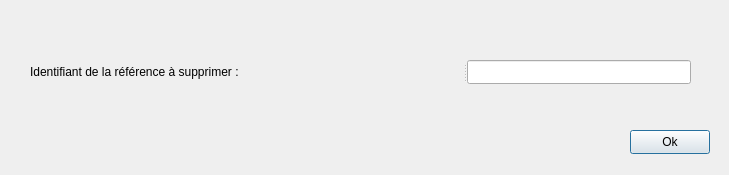
<?xml version="1.0" encoding="UTF-8"?>
<ui version="4.0">
 <class>SuppressionInterface</class>
 <widget class="QDialog" name="SuppressionInterface">
  <property name="geometry">
   <rect>
    <x>0</x>
    <y>0</y>
    <width>729</width>
    <height>175</height>
   </rect>
  </property>
  <property name="windowTitle">
   <string>SuppressionInterface</string>
  </property>
  <widget class="QPushButton" name="Ok">
   <property name="geometry">
    <rect>
     <x>630</x>
     <y>130</y>
     <width>80</width>
     <height>24</height>
    </rect>
   </property>
   <property name="text">
    <string>Ok</string>
   </property>
  </widget>
  <widget class="QSplitter" name="splitter">
   <property name="geometry">
    <rect>
     <x>30</x>
     <y>60</y>
     <width>661</width>
     <height>24</height>
    </rect>
   </property>
   <property name="orientation">
    <enum>Qt::Horizontal</enum>
   </property>
   <widget class="QLabel" name="label">
    <property name="text">
     <string>Identifiant de la référence à supprimer :</string>
    </property>
   </widget>
   <widget class="QLineEdit" name="Identifiant"/>
  </widget>
 </widget>
 <resources/>
 <connections>
  <connection>
   <sender>Ok</sender>
   <signal>clicked()</signal>
   <receiver>SuppressionInterface</receiver>
   <slot>valideEnregistrement()</slot>
   <hints>
    <hint type="sourcelabel">
     <x>669</x>
     <y>141</y>
    </hint>
    <hint type="destinationlabel">
     <x>364</x>
     <y>87</y>
    </hint>
   </hints>
  </connection>
 </connections>
 <slots>
  <slot>valideEnregistrement()</slot>
 </slots>
</ui>
